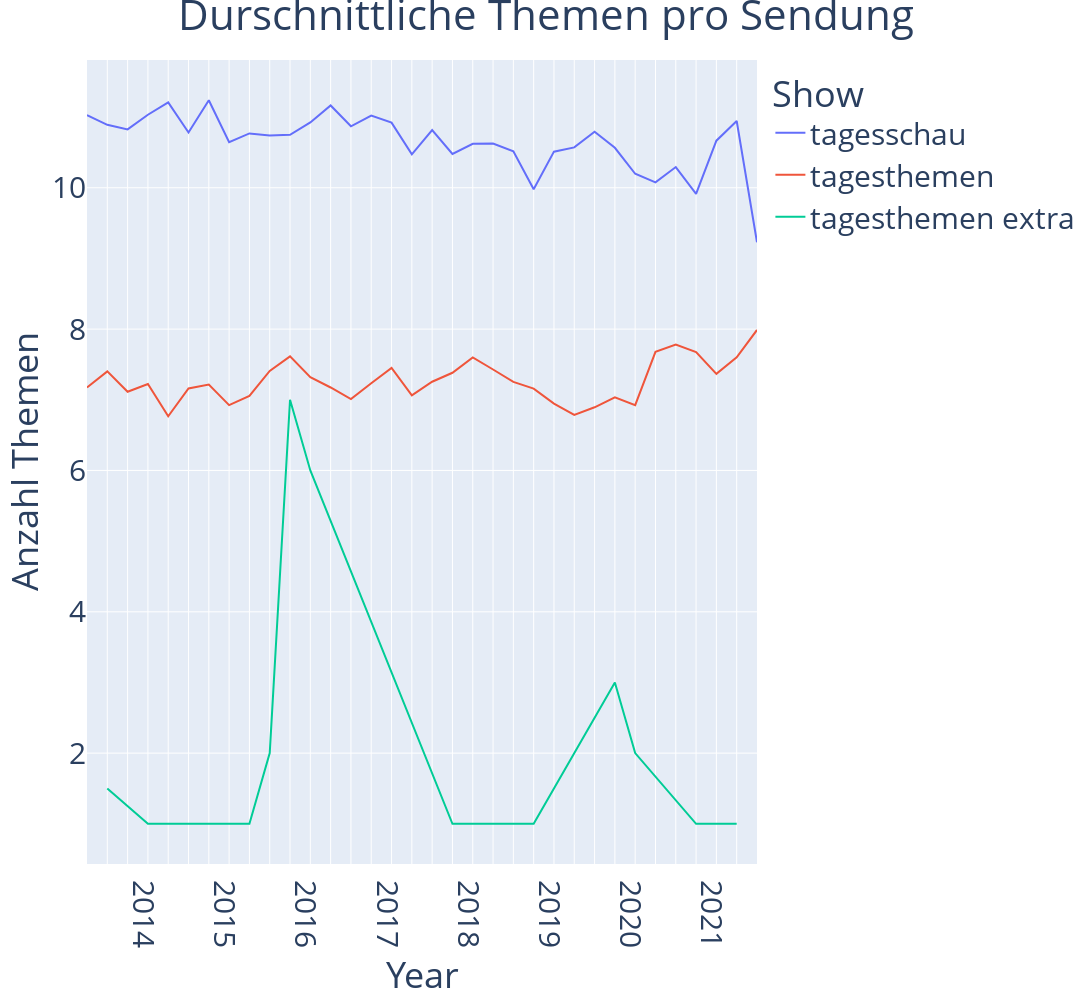

The notebook cell this image was saved under:
### Code cell
relevant_shows = ["tagesschau", "tagesthemen", "tagesthemen extra"]
plot_df = None

for show_type in relevant_shows:
    show_episodes = shows[shows["title"] == show_type]
    by_quarter = show_episodes.groupby("quarter")["num_topics"].mean().to_frame()
    by_quarter["mode"] = show_type
    plot_df = by_quarter if plot_df is None else plot_df.append(by_quarter)
plot_df.reset_index(inplace=True)

fig = px.line(
    plot_df,
    x = "quarter", 
    y = "num_topics", 
    color = 'mode', 
    # template = "plotly_dark",
    labels = {"num_topics": "Anzahl Themen", "quarter": "Year", },
    width = 2000,
    height = 1000
    )

x_labels = [" " if not label.endswith("1") else label.split("/")[0] for label in shows["quarter"].unique()]

fig.update_layout(
    xaxis = dict(
        tickmode = 'array',
        tickvals = list(range(len(x_labels))),
        ticktext = x_labels
    ),
    title = "Durschnittliche Themen pro Sendung",
    title_x = 0.5,
    font = {"size": 30}
)
fig.update_layout(legend_title_text='Show')
fig.write_image("../plots/as_png/num_topics_per_show.png") # save as png

### Figure 1 — Plotly figure (JSON) as saved in the notebook; plotly's stock layout.template omitted (floating-point values rounded to 4 significant figures)
{"data": [{"hovertemplate": "mode=tagesschau<br>Year=%{x}<br>Anzahl Themen=%{y}<extra></extra>", "legendgroup": "tagesschau", "line": {"color": "#636efa", "dash": "solid"}, "marker": {"symbol": "circle"}, "mode": "lines", "name": "tagesschau", "orientation": "v", "showlegend": true, "type": "scatter", "x": ["2013/2", "2013/3", "2013/4", "2014/1", "2014/2", "2014/3", "2014/4", "2015/1", "2015/2", "2015/3", "2015/4", "2016/1", "2016/2", "2016/3", "2016/4", "2017/1", "2017/2", "2017/3", "2017/4", "2018/1", "2018/2", "2018/3", "2018/4", "2019/1", "2019/2", "2019/3", "2019/4", "2020/1", "2020/2", "2020/3", "2020/4", "2021/1", "2021/2", "2021/3"], "xaxis": "x", "y": [11.03, 10.89, 10.83, 11.03, 11.21, 10.78, 11.24, 10.64, 10.77, 10.74, 10.75, 10.92, 11.16, 10.87, 11.02, 10.92, 10.47, 10.82, 10.48, 10.62, 10.63, 10.52, 9.978, 10.51, 10.57, 10.79, 10.57, 10.2, 10.08, 10.29, 9.914, 10.67, 10.95, 9.229], "yaxis": "y"}, {"hovertemplate": "mode=tagesthemen<br>Year=%{x}<br>Anzahl Themen=%{y}<extra></extra>", "legendgroup": "tagesthemen", "line": {"color": "#EF553B", "dash": "solid"}, "marker": {"symbol": "circle"}, "mode": "lines", "name": "tagesthemen", "orientation": "v", "showlegend": true, "type": "scatter", "x": ["2013/2", "2013/3", "2013/4", "2014/1", "2014/2", "2014/3", "2014/4", "2015/1", "2015/2", "2015/3", "2015/4", "2016/1", "2016/2", "2016/3", "2016/4", "2017/1", "2017/2", "2017/3", "2017/4", "2018/1", "2018/2", "2018/3", "2018/4", "2019/1", "2019/2", "2019/3", "2019/4", "2020/1", "2020/2", "2020/3", "2020/4", "2021/1", "2021/2", "2021/3"], "xaxis": "x", "y": [7.174, 7.402, 7.114, 7.222, 6.767, 7.16, 7.216, 6.924, 7.054, 7.409, 7.614, 7.319, 7.174, 7.011, 7.233, 7.451, 7.062, 7.255, 7.382, 7.6, 7.429, 7.253, 7.157, 6.946, 6.787, 6.894, 7.034, 6.925, 7.678, 7.783, 7.674, 7.367, 7.6, 7.988], "yaxis": "y"}, {"hovertemplate": "mode=tagesthemen extra<br>Year=%{x}<br>Anzahl Themen=%{y}<extra></extra>", "legendgroup": "tagesthemen extra", "line": {"color": "#00cc96", "dash": "solid"}, "marker": {"symbol": "circle"}, "mode": "lines", "name": "tagesthemen extra", "orientation": "v", "showlegend": true, "type": "scatter", "x": ["2013/3", "2014/1", "2015/1", "2015/2", "2015/3", "2015/4", "2016/1", "2017/4", "2018/4", "2019/4", "2020/1", "2020/4", "2021/1", "2021/2"], "xaxis": "x", "y": [1.5, 1, 1, 1, 2, 7, 6, 1, 1, 3, 2, 1, 1, 1], "yaxis": "y"}], "layout": {"font": {"size": 30}, "height": 1000, "legend": {"title": {"text": "Show"}, "tracegroupgap": 0}, "margin": {"t": 60}, "title": {"text": "Durschnittliche Themen pro Sendung", "x": 0.5}, "width": 2000, "xaxis": {"anchor": "y", "domain": [0, 1], "tickmode": "array", "ticktext": [" ", " ", " ", "2014", " ", " ", " ", "2015", " ", " ", " ", "2016", " ", " ", " ", "2017", " ", " ", " ", "2018", " ", " ", " ", "2019", " ", " ", " ", "2020", " ", " ", " ", "2021", " ", " "], "tickvals": [0, 1, 2, 3, 4, 5, 6, 7, 8, 9, 10, 11, 12, 13, 14, 15, 16, 17, 18, 19, 20, 21, 22, 23, 24, 25, 26, 27, 28, 29, 30, 31, 32, 33], "title": {"text": "Year"}}, "yaxis": {"anchor": "x", "domain": [0, 1], "title": {"text": "Anzahl Themen"}}}}
